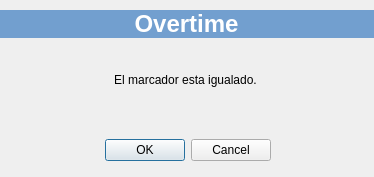
<?xml version="1.0" encoding="UTF-8"?>
<ui version="4.0">
 <class>Dialog</class>
 <widget class="QDialog" name="Dialog">
  <property name="geometry">
   <rect>
    <x>0</x>
    <y>0</y>
    <width>374</width>
    <height>177</height>
   </rect>
  </property>
  <property name="windowTitle">
   <string>Dialog</string>
  </property>
  <widget class="QDialogButtonBox" name="buttonBox">
   <property name="geometry">
    <rect>
     <x>50</x>
     <y>130</y>
     <width>221</width>
     <height>41</height>
    </rect>
   </property>
   <property name="orientation">
    <enum>Qt::Horizontal</enum>
   </property>
   <property name="standardButtons">
    <set>QDialogButtonBox::Cancel|QDialogButtonBox::Ok</set>
   </property>
  </widget>
  <widget class="QLabel" name="label">
   <property name="geometry">
    <rect>
     <x>0</x>
     <y>70</y>
     <width>371</width>
     <height>20</height>
    </rect>
   </property>
   <property name="text">
    <string>El marcador esta igualado.</string>
   </property>
   <property name="alignment">
    <set>Qt::AlignCenter</set>
   </property>
  </widget>
  <widget class="QLabel" name="label_2">
   <property name="geometry">
    <rect>
     <x>-9</x>
     <y>10</y>
     <width>391</width>
     <height>28</height>
    </rect>
   </property>
   <property name="font">
    <font>
     <pointsize>18</pointsize>
     <weight>75</weight>
     <bold>true</bold>
    </font>
   </property>
   <property name="styleSheet">
    <string notr="true">background-color: rgb(114, 159, 207);
color: rgb(255, 255, 255);</string>
   </property>
   <property name="text">
    <string>Overtime</string>
   </property>
   <property name="alignment">
    <set>Qt::AlignCenter</set>
   </property>
  </widget>
 </widget>
 <resources/>
 <connections>
  <connection>
   <sender>buttonBox</sender>
   <signal>accepted()</signal>
   <receiver>Dialog</receiver>
   <slot>accept()</slot>
   <hints>
    <hint type="sourcelabel">
     <x>248</x>
     <y>254</y>
    </hint>
    <hint type="destinationlabel">
     <x>157</x>
     <y>274</y>
    </hint>
   </hints>
  </connection>
  <connection>
   <sender>buttonBox</sender>
   <signal>rejected()</signal>
   <receiver>Dialog</receiver>
   <slot>reject()</slot>
   <hints>
    <hint type="sourcelabel">
     <x>316</x>
     <y>260</y>
    </hint>
    <hint type="destinationlabel">
     <x>286</x>
     <y>274</y>
    </hint>
   </hints>
  </connection>
 </connections>
</ui>
